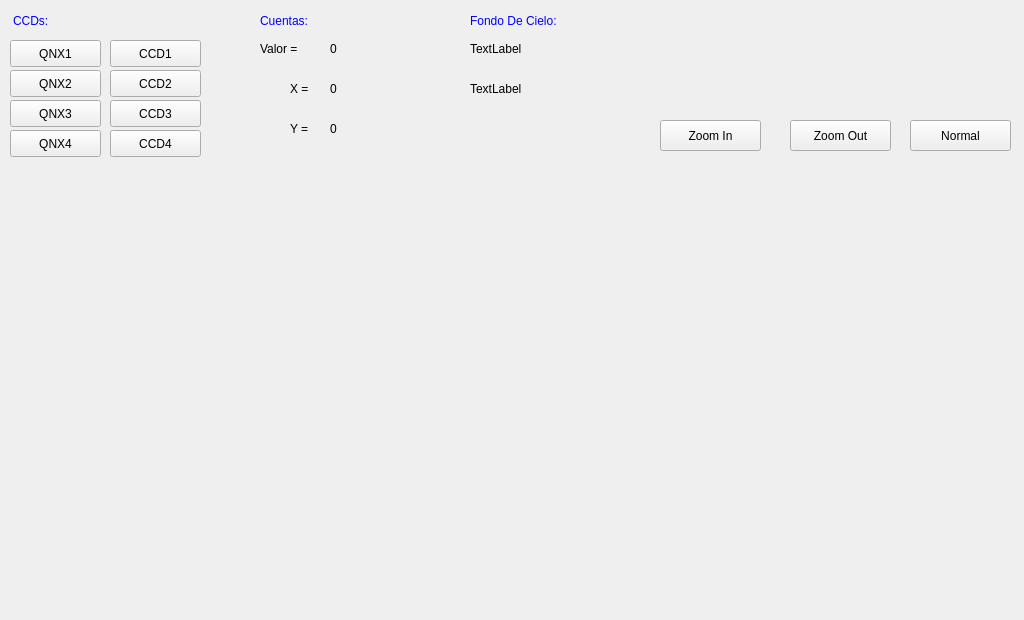
<?xml version="1.0" encoding="UTF-8"?>
<ui version="4.0">
 <class>Visualizador</class>
 <widget class="QWidget" name="Visualizador">
  <property name="geometry">
   <rect>
    <x>0</x>
    <y>0</y>
    <width>1024</width>
    <height>620</height>
   </rect>
  </property>
  <property name="minimumSize">
   <size>
    <width>1024</width>
    <height>620</height>
   </size>
  </property>
  <property name="maximumSize">
   <size>
    <width>1024</width>
    <height>620</height>
   </size>
  </property>
  <property name="windowTitle">
   <string>Form</string>
  </property>
  <widget class="QPushButton" name="pushButton">
   <property name="geometry">
    <rect>
     <x>660</x>
     <y>120</y>
     <width>101</width>
     <height>31</height>
    </rect>
   </property>
   <property name="text">
    <string>Zoom In</string>
   </property>
  </widget>
  <widget class="QPushButton" name="pushButton_2">
   <property name="geometry">
    <rect>
     <x>790</x>
     <y>120</y>
     <width>101</width>
     <height>31</height>
    </rect>
   </property>
   <property name="text">
    <string>Zoom Out</string>
   </property>
  </widget>
  <widget class="QPushButton" name="pushButton_3">
   <property name="geometry">
    <rect>
     <x>910</x>
     <y>120</y>
     <width>101</width>
     <height>31</height>
    </rect>
   </property>
   <property name="text">
    <string>Normal</string>
   </property>
  </widget>
  <widget class="QLabel" name="labelCcds">
   <property name="geometry">
    <rect>
     <x>13</x>
     <y>10</y>
     <width>81</width>
     <height>21</height>
    </rect>
   </property>
   <property name="styleSheet">
    <string notr="true">color: rgb(0, 0, 255);</string>
   </property>
   <property name="text">
    <string>CCDs:</string>
   </property>
  </widget>
  <widget class="QLabel" name="labelCuentas">
   <property name="geometry">
    <rect>
     <x>260</x>
     <y>10</y>
     <width>81</width>
     <height>21</height>
    </rect>
   </property>
   <property name="styleSheet">
    <string notr="true">color: rgb(0, 0, 255);</string>
   </property>
   <property name="text">
    <string>Cuentas:</string>
   </property>
  </widget>
  <widget class="QLabel" name="labelFondoCielo">
   <property name="geometry">
    <rect>
     <x>470</x>
     <y>10</y>
     <width>131</width>
     <height>21</height>
    </rect>
   </property>
   <property name="styleSheet">
    <string notr="true">color: rgb(0, 0, 255);</string>
   </property>
   <property name="text">
    <string>Fondo De Cielo:</string>
   </property>
  </widget>
  <widget class="QPushButton" name="pushButtonQnx1">
   <property name="geometry">
    <rect>
     <x>10</x>
     <y>40</y>
     <width>91</width>
     <height>27</height>
    </rect>
   </property>
   <property name="text">
    <string>QNX1</string>
   </property>
  </widget>
  <widget class="QPushButton" name="pushButtonQnx2">
   <property name="geometry">
    <rect>
     <x>10</x>
     <y>70</y>
     <width>91</width>
     <height>27</height>
    </rect>
   </property>
   <property name="text">
    <string>QNX2</string>
   </property>
  </widget>
  <widget class="QPushButton" name="pushButtonQnx3">
   <property name="geometry">
    <rect>
     <x>10</x>
     <y>100</y>
     <width>91</width>
     <height>27</height>
    </rect>
   </property>
   <property name="text">
    <string>QNX3</string>
   </property>
  </widget>
  <widget class="QPushButton" name="pushButtonQnx4">
   <property name="geometry">
    <rect>
     <x>10</x>
     <y>130</y>
     <width>91</width>
     <height>27</height>
    </rect>
   </property>
   <property name="text">
    <string>QNX4</string>
   </property>
  </widget>
  <widget class="QPushButton" name="pushButtonCcd4">
   <property name="geometry">
    <rect>
     <x>110</x>
     <y>130</y>
     <width>91</width>
     <height>27</height>
    </rect>
   </property>
   <property name="text">
    <string>CCD4</string>
   </property>
  </widget>
  <widget class="QPushButton" name="pushButtonCcd1">
   <property name="geometry">
    <rect>
     <x>110</x>
     <y>40</y>
     <width>91</width>
     <height>27</height>
    </rect>
   </property>
   <property name="text">
    <string>CCD1</string>
   </property>
  </widget>
  <widget class="QPushButton" name="pushButtonCcd2">
   <property name="geometry">
    <rect>
     <x>110</x>
     <y>70</y>
     <width>91</width>
     <height>27</height>
    </rect>
   </property>
   <property name="text">
    <string>CCD2</string>
   </property>
  </widget>
  <widget class="QPushButton" name="pushButtonCcd3">
   <property name="geometry">
    <rect>
     <x>110</x>
     <y>100</y>
     <width>91</width>
     <height>27</height>
    </rect>
   </property>
   <property name="text">
    <string>CCD3</string>
   </property>
  </widget>
  <widget class="QLabel" name="labelValor">
   <property name="geometry">
    <rect>
     <x>260</x>
     <y>40</y>
     <width>61</width>
     <height>17</height>
    </rect>
   </property>
   <property name="text">
    <string>Valor = </string>
   </property>
  </widget>
  <widget class="QLabel" name="labelValorX">
   <property name="geometry">
    <rect>
     <x>290</x>
     <y>80</y>
     <width>41</width>
     <height>17</height>
    </rect>
   </property>
   <property name="text">
    <string>X = </string>
   </property>
  </widget>
  <widget class="QLabel" name="labelValorY">
   <property name="geometry">
    <rect>
     <x>290</x>
     <y>120</y>
     <width>41</width>
     <height>17</height>
    </rect>
   </property>
   <property name="text">
    <string>Y = </string>
   </property>
  </widget>
  <widget class="QLabel" name="labelMu">
   <property name="geometry">
    <rect>
     <x>470</x>
     <y>40</y>
     <width>67</width>
     <height>17</height>
    </rect>
   </property>
   <property name="text">
    <string>TextLabel</string>
   </property>
  </widget>
  <widget class="QLabel" name="labelSigma">
   <property name="geometry">
    <rect>
     <x>470</x>
     <y>80</y>
     <width>67</width>
     <height>17</height>
    </rect>
   </property>
   <property name="text">
    <string>TextLabel</string>
   </property>
  </widget>
  <widget class="QLabel" name="labelValorEdit">
   <property name="geometry">
    <rect>
     <x>330</x>
     <y>40</y>
     <width>41</width>
     <height>17</height>
    </rect>
   </property>
   <property name="text">
    <string>0</string>
   </property>
  </widget>
  <widget class="QLabel" name="labelValorXEdit">
   <property name="geometry">
    <rect>
     <x>330</x>
     <y>80</y>
     <width>41</width>
     <height>17</height>
    </rect>
   </property>
   <property name="text">
    <string>0</string>
   </property>
  </widget>
  <widget class="QLabel" name="labelValorYEdit">
   <property name="geometry">
    <rect>
     <x>330</x>
     <y>120</y>
     <width>41</width>
     <height>17</height>
    </rect>
   </property>
   <property name="text">
    <string>0</string>
   </property>
  </widget>
  <widget class="QWidget" name="verticalLayoutWidget">
   <property name="geometry">
    <rect>
     <x>10</x>
     <y>160</y>
     <width>1011</width>
     <height>451</height>
    </rect>
   </property>
   <layout class="QVBoxLayout" name="verticalLayout"/>
  </widget>
 </widget>
 <resources/>
 <connections/>
</ui>
